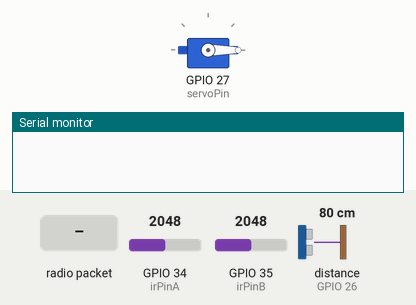
A sketch run on a simulated ESP32. Shown: servo, the last lines printed to the serial monitor. The test bench sets the inputs (shaded band); at power-on: GPIO 34 (irPinA) = 2048, GPIO 35 (irPinB) = 2048, distance to the obstacle (sensor on GPIO 26) 80 cm. The echo pulse lasts 58.3 µs per cm.

Above: at 1.2 s.
1.3 s: radio packet "START" arrives
At 2.8 s:
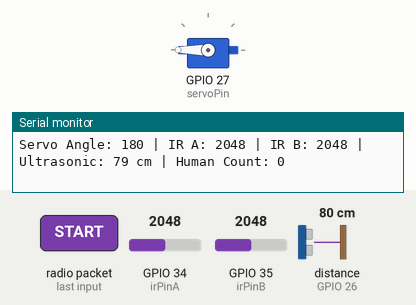
Timing chart, 0 to 8.1 s (numbered marks = the images above; inputs shaded):
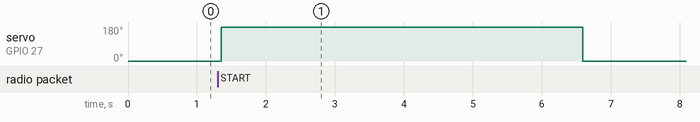

Measured:
- after the input at 1.3 s, servo on GPIO 27 (servoPin): 0° → 180° after 0.05 s, → 0° 5.2 s later

The sketch:

Train_Door_Controling_MMechanism_Code-ESP32.ino
```cpp
#include <ESP32Servo.h>
#include <esp_now.h>
#include <WiFi.h>

// Pins
const int irPinA = 34;  // IR sensor A (increment)
const int irPinB = 35;  // IR sensor B (decrement)
const int trigPin = 25;
const int echoPin = 26;
const int servoPin = 27;

Servo myServo;

// Variables
int humanCount = 0;
int servoAngle = 0;
unsigned long lastIrTime = 0;
const unsigned long servoCloseDelay = 5000;
bool servoOpen = false;
bool lastIrAHigh = false;
bool lastIrBHigh = false;
bool processActive = false;  // run only when ESP32 #1 triggers

// MAC of ESP32 #1
uint8_t esp32_1_mac[] = { 0x6C, 0xC8, 0x40, 0x90, 0x13, 0xA0 };

// ✅ Send callback (new API)
void OnDataSent(const wifi_tx_info_t *info, esp_now_send_status_t status) {
  Serial.print("Message sent: ");
  Serial.println(status == ESP_NOW_SEND_SUCCESS ? "Success" : "Fail");
}

// ✅ Receive callback (new API)
void OnDataRecv(const esp_now_recv_info_t *info, const uint8_t *incomingData, int len) {
  char msg[16];
  memcpy(msg, incomingData, len);
  msg[len] = '\0';  // null-terminate

  if (strcmp(msg, "START") == 0) {
    Serial.println("Received START from ESP32 #1");
    processActive = true;
    servoAngle = 180;
    myServo.write(servoAngle);
    servoOpen = true;
    lastIrTime = millis();
  }
}

void setup() {
  Serial.begin(115200);

  WiFi.mode(WIFI_STA);
  if (esp_now_init() != ESP_OK) {
    Serial.println("Error initializing ESP-NOW");
    return;
  }

  esp_now_register_send_cb(OnDataSent);
  esp_now_register_recv_cb(OnDataRecv);

  esp_now_peer_info_t peerInfo;
  memset(&peerInfo, 0, sizeof(peerInfo));
  memcpy(peerInfo.peer_addr, esp32_1_mac, 6);
  peerInfo.channel = 0;
  peerInfo.encrypt = false;
  if (esp_now_add_peer(&peerInfo) != ESP_OK) {
    Serial.println("Failed to add peer");
    return;
  }

  pinMode(irPinA, INPUT);
  pinMode(irPinB, INPUT);
  pinMode(trigPin, OUTPUT);
  pinMode(echoPin, INPUT);

  myServo.attach(servoPin, 500, 2500);
  myServo.write(0);  // keep closed until triggered
}

long readUltrasonicCM() {
  digitalWrite(trigPin, LOW);
  delayMicroseconds(2);
  digitalWrite(trigPin, HIGH);
  delayMicroseconds(10);
  digitalWrite(trigPin, LOW);
  long duration = pulseIn(echoPin, HIGH);
  return duration * 0.034 / 2;
}

void loop() {
  if (!processActive) {
    delay(100);
    return;
  }

  int irValueA = analogRead(irPinA);
  int irValueB = analogRead(irPinB);
  long distance = readUltrasonicCM();
  unsigned long currentTime = millis();

  if (servoOpen) {
    // IR Sensor A → increment
    if (irValueA > 2000 && !lastIrAHigh) {
      humanCount++;
      lastIrTime = currentTime;
      lastIrAHigh = true;
      Serial.println("IR A detected! Human count incremented.");
    } else if (irValueA <= 2000) {
      lastIrAHigh = false;
    }

    // IR Sensor B → decrement
    if (irValueB > 2000 && !lastIrBHigh) {
      if (humanCount > 0) humanCount--;  // prevent negative count
      lastIrTime = currentTime;
      lastIrBHigh = true;
      Serial.println("IR B detected! Human count decremented.");
    } else if (irValueB <= 2000) {
      lastIrBHigh = false;
    }
  }

  // Close servo + send back count
  if (servoOpen && (currentTime - lastIrTime > servoCloseDelay)) {
    servoAngle = 0;
    myServo.write(servoAngle);
    servoOpen = false;
    processActive = false;  // process finished

    // 🔹 Send back humanCount to ESP32 #1
    esp_now_send(esp32_1_mac, (uint8_t *)&humanCount, sizeof(humanCount));
    Serial.print("Process finished. Sent HumanCount back to ESP32 #1: ");
    Serial.println(humanCount);
  }

  Serial.print("Servo Angle: ");
  Serial.print(servoAngle);
  Serial.print(" | IR A: ");
  Serial.print(irValueA);
  Serial.print(" | IR B: ");
  Serial.print(irValueB);
  Serial.print(" | Ultrasonic: ");
  Serial.print(distance);
  Serial.print(" cm");
  Serial.print(" | Human Count: ");
  Serial.println(humanCount);

  delay(200);
}
```
